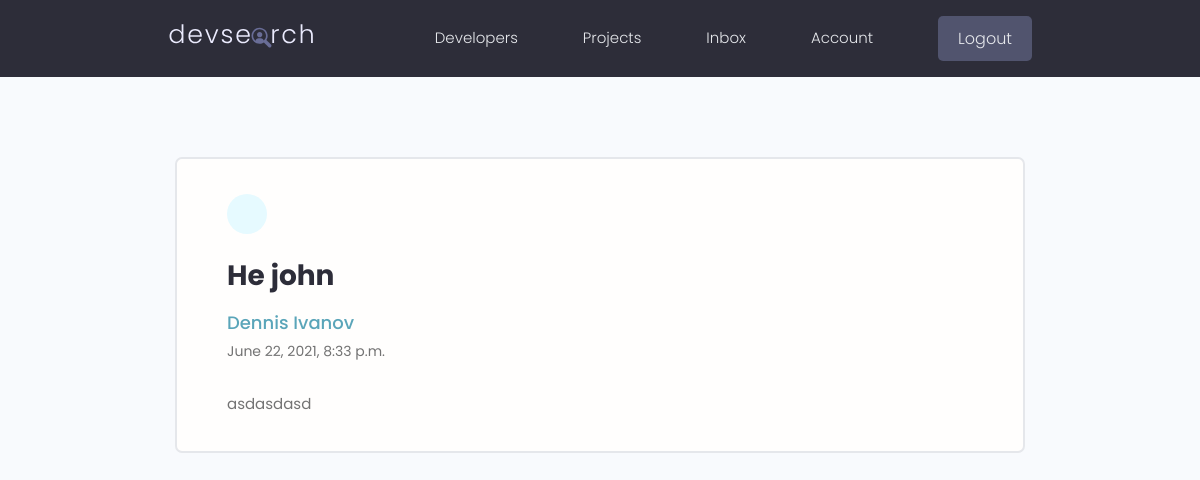
The page /message/6e197a18585548f8ba5163d27b5598d6/ (signed in) on the database as committed earlier.
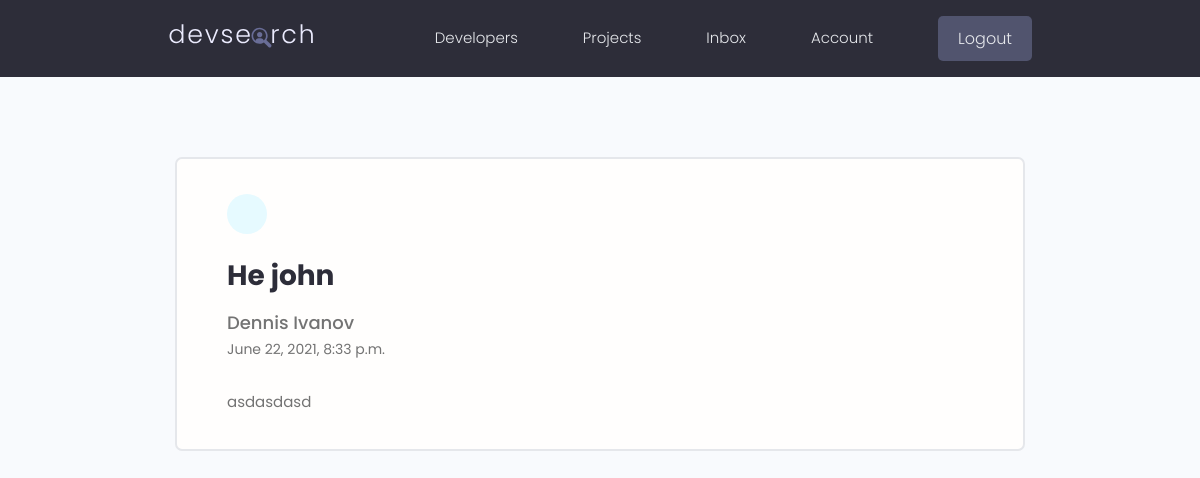
The same page on the database as committed later.
### users/models.py (models this page shows, shortened)
class Message(models.Model):
    sender = models.ForeignKey(
        Profile, on_delete=models.SET_NULL, null=True, blank=True)
    recipient = models.ForeignKey(
        Profile, on_delete=models.SET_NULL, null=True, blank=True, related_name="messages")
    name = models.CharField(max_length=200, null=True, blank=True)
    email = models.EmailField(max_length=200, null=True, blank=True)
    subject = models.CharField(max_length=200, null=True, blank=True)
    body = models.TextField()
    is_read = models.BooleanField(default=False, null=True)
    created = models.DateTimeField(auto_now_add=True)
    id = models.UUIDField(default=uuid.uuid4, unique=True,
                          primary_key=True, editable=False)
    class Meta:
        ordering = ['is_read', '-created']

### users/views.py (the view)
# urls.py: path('message/<str:pk>/', views.viewMessage, name="message"),
@login_required(login_url='login')
def viewMessage(request, pk):
    profile = request.user.profile
    message = profile.messages.get(id=pk)
    if message.is_read == False:
        message.is_read = True
        message.save()
    context = {'message': message}
    return render(request, 'users/message.html', context)

### users/templates/users/message.html (shortened to what this page needs)
{% extends 'main.html' %}
{% block content %}
<main class="messagePage my-xl">
  <div class="content-box">
    <div class="message">
      <a class="backButton" href="{% url 'inbox' %}"></a>
      <h2 class="message__subject">{{message.subject}}</h4>
        {% if message.sender %}
        <a href="{% url 'user-profile' message.sender.id  %}" class="message__author">{{message.name}}</a>
        {% else %}
        <p class="message__author">{{message.name}}</p>
        {% endif %}
        <p class="message__date">{{message.created}}</p>
        <div class="message__body">{{message.body|linebreaksbr}}</div>
    </div>
  </div>
</main>
{% endblock content %}

Rows that differ between the two databases and show on the page:
changed Message "He john": sender_id "c7d2d22359d84278a56cbf3ed51accc7" → empty (drawn)
